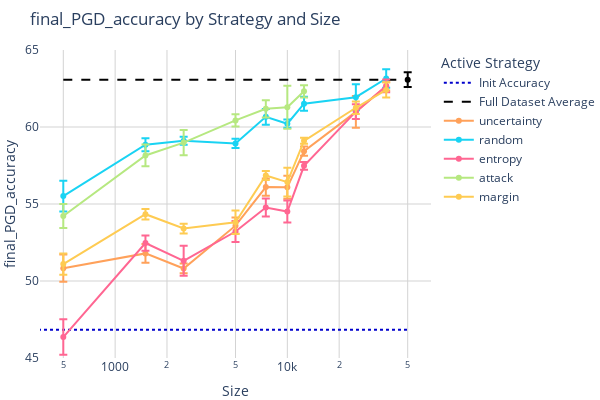
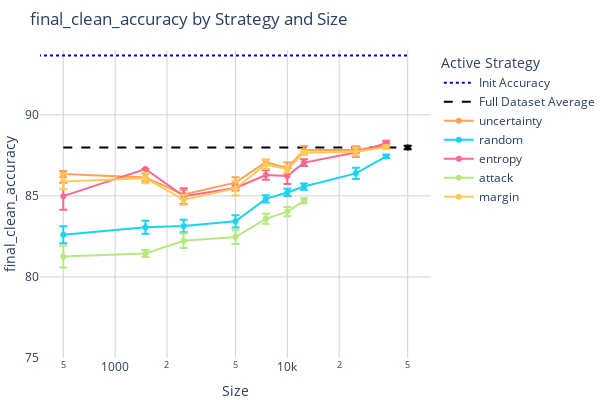

Notebook code for these charts, in order:
### Code cell
import plotly.graph_objects as go
import pandas as pd

# Load and prepare the data
new_data = pd.read_csv('results/means.csv', skiprows=2)
new_data.columns = ['active_strategy', 'size', 'final_clean_accuracy',
                    'final_clean_accuracy_std', 'final_PGD_accuracy', 'final_PGD_accuracy_std']
new_data['size'] = new_data['size'].astype(int)




for performance in ['PGD_accuracy', 'clean_accuracy' ]:
# performance = 'final_PGD_accuracy' 
# # performance = 'final_clean_accuracy'
    fig = go.Figure()

    fig.add_trace(go.Scatter(x=[0, 50000], y=[ init_means_stds['init_'+performance]['mean'][0], init_means_stds['init_'+performance]['mean'][0] ],
            mode='lines', line=dict(color='rgba({},{},{},1)'.format(0,0,204), width=2, dash='dot'),
                        name='Init Accuracy', showlegend=True))


    performance = 'final_'+performance
    performance_std = performance + '_std'  # Corresponding standard deviation column

    strategies = {
        #'EEneuralcbpside_v5': {'color': [255, 255, 0], 'label': 'EEneuralcbpside_v5'},  # Red
        'full': {'color': [0, 0, 0], 'label': 'full'},  # Red
        'uncertainty': {'color': [255, 161, 90], 'label':'uncertainty'},                    # Yellow
        'random': {'color': [25, 211, 243], 'label':'random'},                    # Cyan
        'entropy': {'color': [255, 102, 146], 'label':'entropy'},                  # Magenta
        'attack': {'color': [182, 232, 128], 'label':'attack'},                   # Orange
        'margin': {'color': [254, 203, 82], 'label':'margin'},
    }


    z_value = 2.576
    n = 5

    # Add a line for each strategy
    for strategy, v in strategies.items():
        r,g,b = v['color']
        c = 'rgba({},{},{},1)'.format(r,g,b)

        # Add a horizontal line for the 'full' strategy
        if strategy == 'full':
            full_data = new_data[new_data['active_strategy'] == 'full']
            # Calculate the mean PGD accuracy for the 'full' strategy
            full_mean_accuracy = full_data[performance].mean()
            fig.add_trace(go.Scatter(x=[min(new_data['size']), max(new_data['size'])], y=[full_mean_accuracy, full_mean_accuracy],
                                    mode='lines', line=dict(color=c, width=2, dash='dash'),
                                    name='Full Dataset Average', showlegend=True))
            
            strategy_data = new_data[new_data['active_strategy'] == strategy]
            fig.add_trace(go.Scatter( x=strategy_data['size'],  y=strategy_data[performance],  mode='lines+markers',
                            name=strategy, line=dict(color=c  ) ,
                            error_y=dict(
                            type='data',  symmetric=False,  
                            array=z_value * strategy_data[performance_std] / n,  
                            arrayminus=z_value * strategy_data[performance_std] / n   ), showlegend=False
                                ))

            
        else:
            strategy_data = new_data[new_data['active_strategy'] == strategy]
            fig.add_trace(go.Scatter(x=strategy_data['size'], y=strategy_data[performance], line=dict(color=c),
                                    error_y=dict(
                                        type='data',  symmetric=False,  
                                        array=z_value * strategy_data[performance_std] / n,  
                                        arrayminus=z_value * strategy_data[performance_std] / n   ),
                                    mode='lines+markers', name=strategy))




    # Update layout and display the plot
    fig.update_layout(
        width=600,  # Adjusted for two subplots
        height=400,
        plot_bgcolor='white',
        paper_bgcolor='white',
        margin=dict(l=0, r=0, t=50, b=0),
        # title="Box Plot of Datasets by Cases and Columns",
        title='{} by Strategy and Size'.format(performance),
        xaxis_title='Size',
        yaxis_title=performance,
        legend_title='Active Strategy',
        # yaxis_range=[min(new_data[performance]) - 2, max(new_data[performance]) + 2],
        showlegend=True,
        xaxis=dict(
            type='log',
            showgrid=True,        # Enable the grid
            gridcolor='lightgray' # Set grid line color
        ),
        yaxis=dict(
            showgrid=True,        # Enable the grid
            gridcolor='lightgray', # Set grid line color
            range=[75,94] if 'clean' in performance else [45,65]
        )
        )

    # Display the figure
    fig.show()
    fig.write_image("./figures/results_{}_{}_{}_{}_{}.pdf".format(performance, data, model, n_rounds, nb_epochs) )

### Figure 1 — Plotly figure (JSON) as saved in the notebook; plotly's stock layout.template omitted (floating-point values rounded to 4 significant figures)
{"data": [{"line": {"color": "rgba(0,0,204,1)", "dash": "dot", "width": 2}, "mode": "lines", "name": "Init Accuracy", "showlegend": true, "type": "scatter", "x": [0, 50000], "y": [46.84, 46.84]}, {"line": {"color": "rgba(0,0,0,1)", "dash": "dash", "width": 2}, "mode": "lines", "name": "Full Dataset Average", "showlegend": true, "type": "scatter", "x": [500, 50000], "y": [63.08, 63.08]}, {"error_y": {"array": [0.4773], "arrayminus": [0.4773], "symmetric": false, "type": "data"}, "line": {"color": "rgba(0,0,0,1)"}, "mode": "lines+markers", "name": "full", "showlegend": false, "type": "scatter", "x": [50000], "y": [63.08]}, {"error_y": {"array": [0.8828, 0.6082, 0.3166, 0.5228, 0.5623, 0.7481, 0.2986, 1.032, 0.2701], "arrayminus": [0.8828, 0.6082, 0.3166, 0.5228, 0.5623, 0.7481, 0.2986, 1.032, 0.2701], "symmetric": false, "type": "data"}, "line": {"color": "rgba(255,161,90,1)"}, "mode": "lines+markers", "name": "uncertainty", "type": "scatter", "x": [500, 1500, 2500, 5000, 7500, 10000, 12500, 25000, 37500], "y": [50.83, 51.79, 50.81, 53.59, 56.1, 56.08, 58.43, 60.98, 62.64]}, {"error_y": {"array": [0.996, 0.4209, 0.2589, 0.2949, 0.5155, 0.2681, 0.4582, 0.8472, 0.6026], "arrayminus": [0.996, 0.4209, 0.2589, 0.2949, 0.5155, 0.2681, 0.4582, 0.8472, 0.6026], "symmetric": false, "type": "data"}, "line": {"color": "rgba(25,211,243,1)"}, "mode": "lines+markers", "name": "random", "type": "scatter", "x": [500, 1500, 2500, 5000, 7500, 10000, 12500, 25000, 37500], "y": [55.51, 58.85, 59.11, 58.94, 60.66, 60.21, 61.51, 61.93, 63.15]}, {"error_y": {"array": [1.153, 0.4943, 0.9766, 0.6803, 0.5808, 0.7175, 0.2535, 0.4745, 0.4154], "arrayminus": [1.153, 0.4943, 0.9766, 0.6803, 0.5808, 0.7175, 0.2535, 0.4745, 0.4154], "symmetric": false, "type": "data"}, "line": {"color": "rgba(255,102,146,1)"}, "mode": "lines+markers", "name": "entropy", "type": "scatter", "x": [500, 1500, 2500, 5000, 7500, 10000, 12500, 25000, 37500], "y": [46.36, 52.46, 51.31, 53.21, 54.78, 54.51, 57.48, 61.0, 62.67]}, {"error_y": {"array": [0.7788, 0.7062, 0.8231, 0.3951, 0.5592, 1.397, 0.3991], "arrayminus": [0.7788, 0.7062, 0.8231, 0.3951, 0.5592, 1.397, 0.3991], "symmetric": false, "type": "data"}, "line": {"color": "rgba(182,232,128,1)"}, "mode": "lines+markers", "name": "attack", "type": "scatter", "x": [500, 1500, 2500, 5000, 7500, 10000, 12500], "y": [54.22, 58.15, 58.99, 60.43, 61.18, 61.28, 62.32]}, {"error_y": {"array": [0.6936, 0.3412, 0.3162, 0.7631, 0.2946, 0.939, 0.1946, 0.4044, 0.5025], "arrayminus": [0.6936, 0.3412, 0.3162, 0.7631, 0.2946, 0.939, 0.1946, 0.4044, 0.5025], "symmetric": false, "type": "data"}, "line": {"color": "rgba(254,203,82,1)"}, "mode": "lines+markers", "name": "margin", "type": "scatter", "x": [500, 1500, 2500, 5000, 7500, 10000, 12500, 25000, 37500], "y": [51.1, 54.34, 53.41, 53.81, 56.85, 56.42, 59.1, 61.25, 62.41]}], "layout": {"height": 400, "legend": {"title": {"text": "Active Strategy"}}, "margin": {"b": 0, "l": 0, "r": 0, "t": 50}, "paper_bgcolor": "white", "plot_bgcolor": "white", "showlegend": true, "title": {"text": "final_PGD_accuracy by Strategy and Size"}, "width": 600, "xaxis": {"gridcolor": "lightgray", "showgrid": true, "title": {"text": "Size"}, "type": "log"}, "yaxis": {"gridcolor": "lightgray", "range": [45, 65], "showgrid": true, "title": {"text": "final_PGD_accuracy"}}}}

### Figure 2 — Plotly figure (JSON) as saved in the notebook; plotly's stock layout.template omitted (floating-point values rounded to 4 significant figures)
{"data": [{"line": {"color": "rgba(0,0,204,1)", "dash": "dot", "width": 2}, "mode": "lines", "name": "Init Accuracy", "showlegend": true, "type": "scatter", "x": [0, 50000], "y": [93.66, 93.66]}, {"line": {"color": "rgba(0,0,0,1)", "dash": "dash", "width": 2}, "mode": "lines", "name": "Full Dataset Average", "showlegend": true, "type": "scatter", "x": [500, 50000], "y": [87.99, 87.99]}, {"error_y": {"array": [0.1085], "arrayminus": [0.1085], "symmetric": false, "type": "data"}, "line": {"color": "rgba(0,0,0,1)"}, "mode": "lines+markers", "name": "full", "showlegend": false, "type": "scatter", "x": [50000], "y": [87.99]}, {"error_y": {"array": [0.1899, 0.2309, 0.2629, 0.3261, 0.1572, 0.3404, 0.2614, 0.2087, 0.164], "arrayminus": [0.1899, 0.2309, 0.2629, 0.3261, 0.1572, 0.3404, 0.2614, 0.2087, 0.164], "symmetric": false, "type": "data"}, "line": {"color": "rgba(255,161,90,1)"}, "mode": "lines+markers", "name": "uncertainty", "type": "scatter", "x": [500, 1500, 2500, 5000, 7500, 10000, 12500, 25000, 37500], "y": [86.35, 86.14, 85.09, 85.82, 87.09, 86.73, 87.82, 87.85, 88.1]}, {"error_y": {"array": [0.5229, 0.4015, 0.3864, 0.3834, 0.2173, 0.2222, 0.1914, 0.3408, 0.1003], "arrayminus": [0.5229, 0.4015, 0.3864, 0.3834, 0.2173, 0.2222, 0.1914, 0.3408, 0.1003], "symmetric": false, "type": "data"}, "line": {"color": "rgba(25,211,243,1)"}, "mode": "lines+markers", "name": "random", "type": "scatter", "x": [500, 1500, 2500, 5000, 7500, 10000, 12500, 25000, 37500], "y": [82.6, 83.06, 83.14, 83.43, 84.82, 85.21, 85.58, 86.39, 87.44]}, {"error_y": {"array": [0.8326, 0.008621, 0.4863, 0.1541, 0.2913, 0.5018, 0.2114, 0.2543, 0.1488], "arrayminus": [0.8326, 0.008621, 0.4863, 0.1541, 0.2913, 0.5018, 0.2114, 0.2543, 0.1488], "symmetric": false, "type": "data"}, "line": {"color": "rgba(255,102,146,1)"}, "mode": "lines+markers", "name": "entropy", "type": "scatter", "x": [500, 1500, 2500, 5000, 7500, 10000, 12500, 25000, 37500], "y": [84.98, 86.66, 84.98, 85.49, 86.29, 86.23, 87.05, 87.67, 88.25]}, {"error_y": {"array": [0.676, 0.2128, 0.4505, 0.4221, 0.3072, 0.2861, 0.1572], "arrayminus": [0.676, 0.2128, 0.4505, 0.4221, 0.3072, 0.2861, 0.1572], "symmetric": false, "type": "data"}, "line": {"color": "rgba(182,232,128,1)"}, "mode": "lines+markers", "name": "attack", "type": "scatter", "x": [500, 1500, 2500, 5000, 7500, 10000, 12500], "y": [81.26, 81.45, 82.23, 82.46, 83.59, 84.03, 84.7]}, {"error_y": {"array": [0.4788, 0.319, 0.3034, 0.4354, 0.2895, 0.2041, 0.09914, 0.2519, 0.1192], "arrayminus": [0.4788, 0.319, 0.3034, 0.4354, 0.2895, 0.2041, 0.09914, 0.2519, 0.1192], "symmetric": false, "type": "data"}, "line": {"color": "rgba(254,203,82,1)"}, "mode": "lines+markers", "name": "margin", "type": "scatter", "x": [500, 1500, 2500, 5000, 7500, 10000, 12500, 25000, 37500], "y": [85.88, 86.09, 84.76, 85.46, 86.94, 86.65, 87.66, 87.72, 88.01]}], "layout": {"height": 400, "legend": {"title": {"text": "Active Strategy"}}, "margin": {"b": 0, "l": 0, "r": 0, "t": 50}, "paper_bgcolor": "white", "plot_bgcolor": "white", "showlegend": true, "title": {"text": "final_clean_accuracy by Strategy and Size"}, "width": 600, "xaxis": {"gridcolor": "lightgray", "showgrid": true, "title": {"text": "Size"}, "type": "log"}, "yaxis": {"gridcolor": "lightgray", "range": [75, 94], "showgrid": true, "title": {"text": "final_clean_accuracy"}}}}
